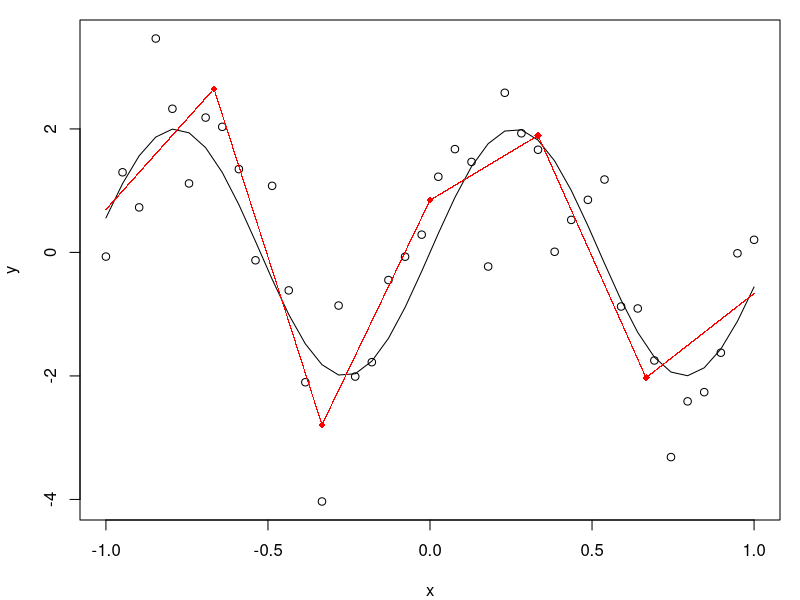

Reproduce this figure in R.
# Description : Estimating continuous piecewise linear regression
# Website : http://rsnippets.blogspot.in/2013/04/estimating-continuous-piecewise-linear.html

N <- 40 # number of sampled points
K <- 5  # number of knots

piece.formula <- function(var.name, knots) {
  formula.sign <- rep(" - ", length(knots))
  formula.sign[knots < 0] <- " + "
  paste(var.name, "+",
        paste("I(pmax(", var.name, formula.sign, abs(knots), ", 0))",
              collapse = " + ", sep=""))
}

f <- function(x) {
  2 * sin(6 * x)
}

set.seed(1)
x <- seq(-1, 1, len = N)
y <- f(x) + rnorm(length(x))

knots <- seq(min(x), max(x), len = K + 2)[-c(1, K + 2)]
model <- lm(formula(paste("y ~", piece.formula("x", knots))))

par(mar = c(4, 4, 1, 1))
plot(x, y)
lines(x, f(x))
new.x <- seq(min(x), max(x) ,len = 10000)
points(new.x, predict(model, newdata = data.frame(x = new.x)),
       col = "red", pch = ".")
points(knots, predict(model, newdata = data.frame(x = knots)),
       col = "red", pch = 18)